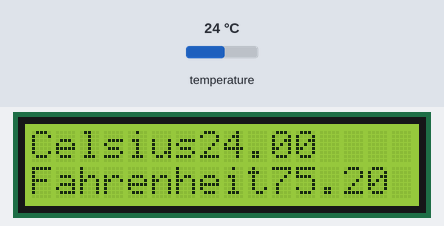
The sketch below on a simulated Arduino Uno, built with avr-gcc and run on an emulated ATmega328P. Shown: 16×2 character LCD. The test bench sets the inputs (shaded band); at power-on: temperature 24 °C. What the sketch prints to the serial monitor is not drawn.

Above: at 1.2 s.
1.3 s: temperature set to 12 °C
At 3.5 s:
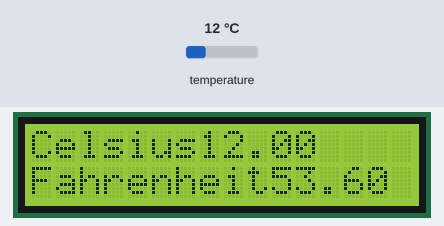
4.2 s: temperature set to 19 °C
At 5.6 s:
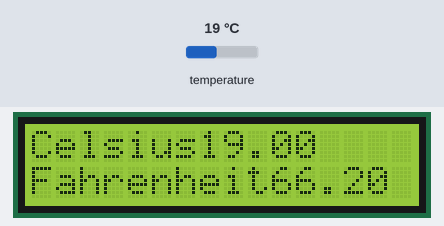
6.0 s: temperature set to 28 °C
At 7.6 s:
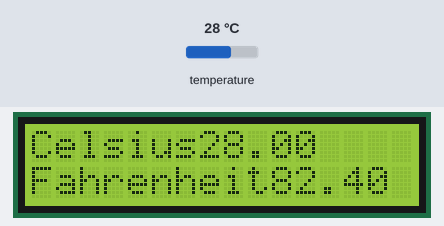
Timing chart, 0 to 9.1 s (numbered marks = the images above; inputs shaded):
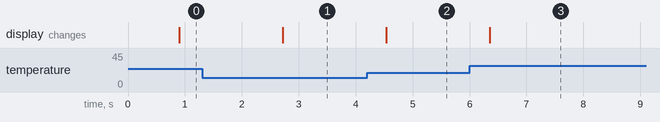

The sketch:

Dallas_temp_sensor.ino
```cpp
#include <OneWire.h>
#include <DallasTemperature.h>
#include<LiquidCrystal.h>
int RS=A0;
int EN=A1;
int D4=13;
int D5=12;
int D6=11;
int D7=10;

LiquidCrystal lcd(RS,EN,D4,D5,D6,D7);
#define ONE_WIRE_BUS 4

OneWire oneWire(ONE_WIRE_BUS);
DallasTemperature sensors(&oneWire);

void setup(void)
{
  Serial.begin(9600);
  sensors.begin();
  lcd.begin(16,2);
}

void loop(void)
{
  sensors.requestTemperatures();

  Serial.print("Celsius temperature: ");
  Serial.print(sensors.getTempCByIndex(0));
  lcd.setCursor(0,0);
  lcd.print("Celsius");
  lcd.print(sensors.getTempCByIndex(0));
  Serial.print(" - Fahrenheit temperature: ");
  Serial.println(sensors.getTempFByIndex(0));
  lcd.setCursor(0,1);
  lcd.print("Fahrenheit");
  lcd.print(sensors.getTempFByIndex(0));

  if(sensors.getTempCByIndex(0)>50)
  {
    Serial.println("High Temperature");
  }
  Serial.println();

  delay(1000);
}
```

Measured:
- after the input at 1.3 s, the display: changes after 1.4 s (image 1)
- after the input at 4.2 s, the display: changes after 0.33 s (image 2)
- after the input at 6.0 s, the display: changes after 0.35 s (image 3)
